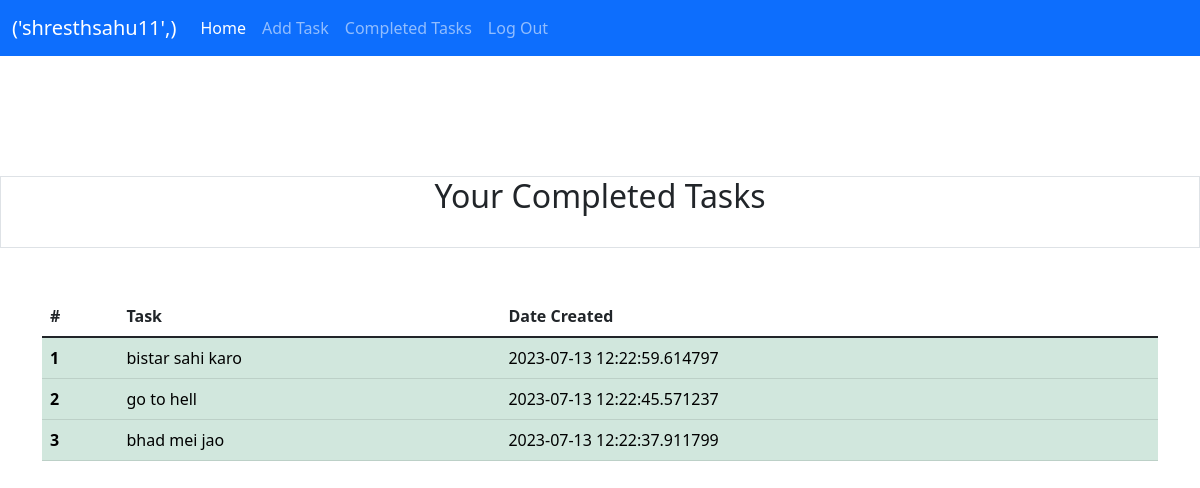
/completed (signed in), run on the app's committed database.
### tables this page shows
CREATE TABLE todo (id INTEGER PRIMARY KEY AUTOINCREMENT, task TEXT, complete BOOLEAN, user_id INTEGER, created_at DATETIME);

### app.py (the view)
@app.route("/completed")
def completed():
    if session.get("user_id") is None:
        return redirect(url_for("login"))
    else:
        turu = db.execute(
            "SELECT * FROM todo WHERE user_id = ? AND complete=True ORDER BY created_at DESC ",
            (session["user_id"],),
        )
        turu = turu.fetchall()
        print(f"turu, {turu}!")
        name = db.execute(
            "SELECT username FROM users WHERE id = ?", (session["user_id"],)
        )
        name = name.fetchone()
        con.commit()
        return render_template("completed.html", turu=turu, name=name)

### templates/completed.html (shortened to what this page needs)
{% extends 'layout.html' %}
{% block head %}
<nav class="navbar navbar-expand-lg navbar-dark bg-primary">
    <div class="container-fluid">
        <a class="navbar-brand">{{name}}</a>
        <div class="collapse navbar-collapse" id="navbarNav">
            <ul class="navbar-nav">
                <li class="nav-item">
                    <a class="nav-link active" aria-current="page" href="/index">Home</a>
                </li>
                <li class="nav-item">
                    <a class="nav-link" href="/add">Add Task</a>
                </li>
                <li class="nav-item">
                    <a class="nav-link" href="/completed">Completed Tasks</a>
                <li class="nav-item">
                    <a class="nav-link" href="/logout">Log Out</a>
                </li>
            </ul>
        </div>
    </div>
</nav>
{% endblock head %}
{% block body %}
<div align="center">
    <div align="center" class="border">
        <div class="header">
            <h2 class="word">Your Completed Tasks</h2>
        </div></br>
    </div>
</div>
<br>
<br>
<div class="container">
    <table class="table">
        <thead>
            <tr>
                <th scope="col">#</th>
                <th scope="col">Task</th>
                <th scope="col">Date Created</th>
            </tr>
        </thead>
        <tbody>
            {% for i in turu %}
            <tr class="table-success">
                <th scope="row">{{loop.index}}</th>
                <td>{{i[1]}}</td>
                <td>{{i[4]}}</td>
            </tr>
            {% endfor %}
        </tbody>
    </table>
</div>
{% endblock body %}

### data on the page
todo: task "bistar sahi karo", created_at "2023-07-13 12:22:59.614797"
todo: task "go to hell", created_at "2023-07-13 12:22:45.571237"
todo: task "bhad mei jao", created_at "2023-07-13 12:22:37.911799"

### other printed values
{{ name }} "('shresthsahu11',)"
